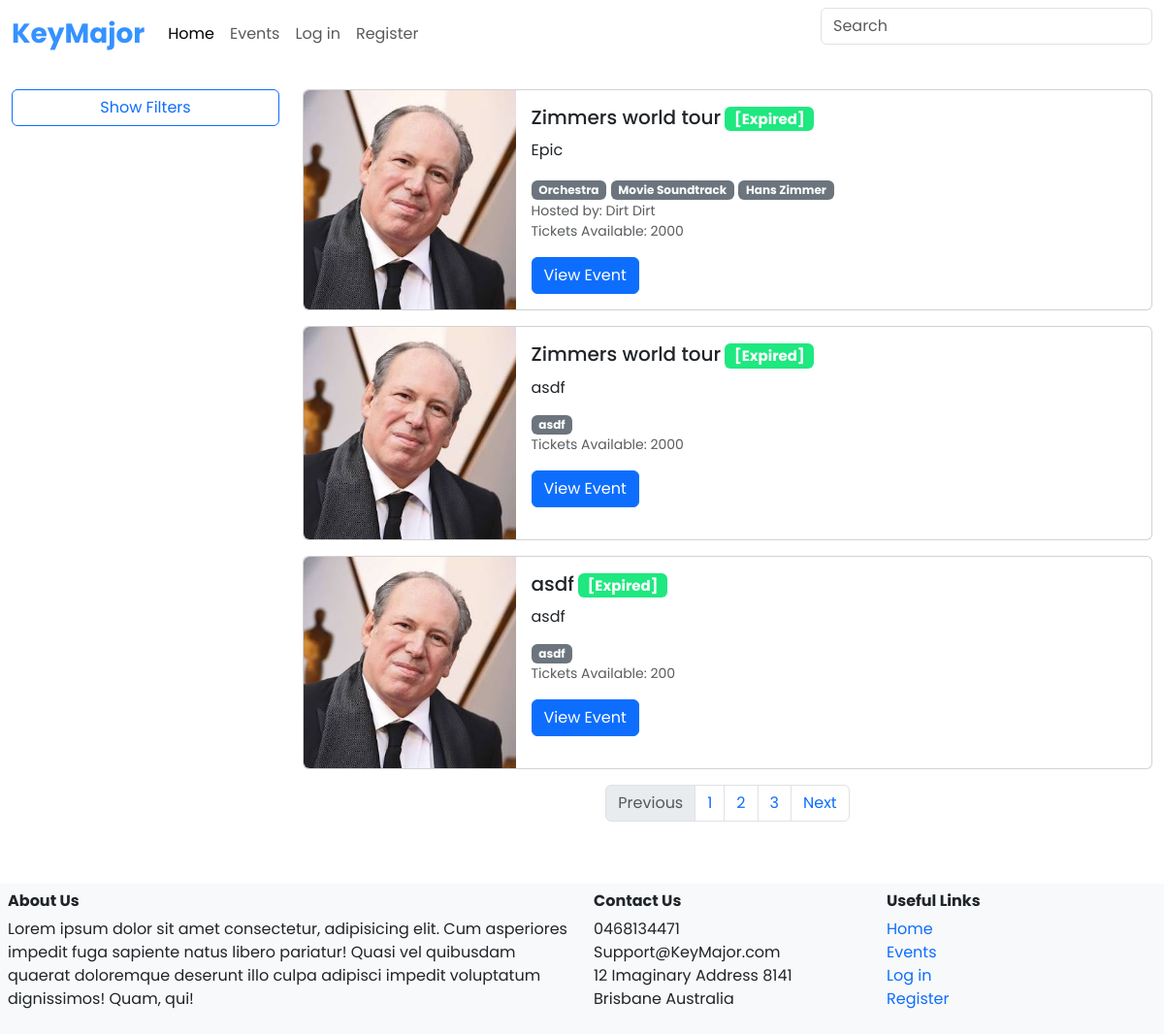
Screenshot of /events/ with the database file from the repository.
### server/models.py (models this page shows, shortened)
class Event(db.Model):
    __tablename__ = 'events'
    id = db.Column(db.Integer, primary_key=True)
    creator_id = db.Column(db.Integer, db.ForeignKey('users.id'))
    name = db.Column(db.String(80))
    description = db.Column(db.String(200))
    tags = db.Column(db.String(200))
    image = db.Column(db.String(400))
    venue_name = db.Column(db.String(80))
    address = db.Column(db.String(80))
    ticket_cost = db.Column(db.Double)
    artist = db.Column(db.String(80))
    date = db.Column(db.Date)
    time = db.Column(db.Time)
    maxSeating = db.Column(db.Integer)
    currentSeating = db.Column(db.Integer)
    comments = db.relationship('Comment', backref='event')
    orders = db.relationship('TicketOrder', backref='event')
    status = db.relationship('EventStatus', backref='event')

class EventStatus(db.Model):
    __tablename__ = 'event_status'
    id = db.Column(db.Integer, primary_key=True)
    Event_id = db.Column(db.Integer, db.ForeignKey('events.id'))
    status = db.Column(Enum(Status))
    def __repr__(self) -> str:
        return f"{self.status.value}"

class User(db.Model, UserMixin):
    __tablename__ = 'users'
    id = db.Column(db.Integer, primary_key=True)
    fname = db.Column(db.String(100), index=True, nullable=False)
    lname = db.Column(db.String(100), index=True, nullable=False)
    pnumber = db.Column(db.String(100), nullable=False)
    emailid = db.Column(db.String(100), index=True, nullable=False)
    password_hash = db.Column(db.String(255), nullable=False)
    image = db.Column(db.String(400))
    comments = db.relationship('Comment', backref='user')
    created_event = db.relationship('Event', backref='user')
    orders = db.relationship('TicketOrder', backref='user')

### server/events.py (the view)
@event_bp.route('/', methods=['GET'])
def load_events():
	update_status()
	events = db.session.scalars(db.select(Event))
	users = db.session.scalars(db.select(User))
	return render_template('events-browser.html', events = events, users = users)

### server/events.py (called while the page is built)
def update_status():
	e = db.session.query(Event).filter(Event.date <= date.today())
	for ev in e:
		if(ev.date==date.today()):
			if(ev.time.strftime("%H:%M") >= datetime.now().strftime("%H:%M")):
				continue
			if(ev.status == Status.e):
				continue
		s = db.session.scalar(db.select(EventStatus).where(EventStatus.Event_id==ev.id))
		s.status = Status.e
	seat = db.session.query(Event).filter(Event.currentSeating==Event.maxSeating)
	for i in seat:
		k = db.session.scalar(db.select(EventStatus).where(EventStatus.Event_id==i.id))
		if((k.status==Status.e) or (k.status==Status.s)):
			continue
		k.status = Status.s
	db.session.commit()

### server/templates/events-browser.html (shortened to what this page needs)
{% extends 'base.html' %}
{% block content %}
        <div class="container-xxl mt-4">
            <div class="row">
                <div class="col-md-3">
                    <a class="btn btn-outline-primary w-100 mb-3" data-bs-toggle="collapse" href="#filterCollapse" role="button" aria-expanded="false" aria-controls="filterCollapse" id="filter-btn">
                        Show Filters
                    </a>
                </div>
                <div class="col-md-9">
                    {% for event in events %}
                    <div class="card mb-3">
                        <div class="row g-0">
                            <div class="col-lg-3">
                                <img src="{{ event.image }}" class="img-fluid object-fit-cover h-100 rounded-start" alt="Remembering Ghibli Songs">
                            </div>
                            <div class="col-lg-9">
                                <div class="card-body">
                                    <h5 class="card-title">{{ event.name }}<span class="badge badge-open ms-1">{{ event.status }}</span></h5>
                                    <p class="card-text">{{ event.description }}</p>
                                    {% set t = event.tags.split(',') %}
                                    {% for tag in t -%}
                                        <span class="badge bg-secondary">{{tag}}</span>
                                    {% endfor -%}
                                    {% for user in users if user.id==event.creator_id %}
                                        <p class="card-text mb-0"><small class="text-body-secondary">Hosted by: {{user.fname}} {{user.lname}}</small></p>
                                    {% endfor %}
                                    <p class="card-text"><small class="text-body-secondary">Tickets Available: {{ event.maxSeating - event.currentSeating }}</small></p>
                                    <a href="{{ url_for('event.show', id=event.id) }}" class="btn btn-primary">View Event</a>
                                </div>
                            </div>
                        </div>
                    </div>
                    {% endfor %}
                    <nav aria-label="Page navigation example">
                        <ul class="pagination justify-content-center">
                            <li class="page-item disabled">
                            <a class="page-link">Previous</a>
                            </li>
                            <li class="page-item"><a class="page-link" href="#">1</a></li>
                            <li class="page-item"><a class="page-link" href="#">2</a></li>
                            <li class="page-item"><a class="page-link" href="#">3</a></li>
                            <li class="page-item">
                            <a class="page-link" href="#">Next</a>
                            </li>
                        </ul>
                    </nav>
                </div>
            </div>
        </div>
{% endblock %}

### server/static/style.css (style rules this page uses)
:root { --bs-primary: #3592FF; }
body { border: 0px; margin: 0px; padding: 0px; font-family: 'Poppins'; padding-top: 68px; }
.badge-open { background-color:#1ee87f; }

### rows the page displays
Event: image (picture), name "Zimmers world tour", status "[Expired]", description "Epic", t "Orchestra" "Movie Soundtrack" "Hans Zimmer", event.maxSeating-event.currentSeating "2000"
User: fname "Dirt", lname "Dirt"
Event: image (picture), name "Zimmers world tour", status "[Expired]", description "asdf", tags "asdf", event.maxSeating-event.currentSeating "2000"
Event: image (picture), name "asdf", status "[Expired]", description "asdf", tags "asdf", event.maxSeating-event.currentSeating "200"
